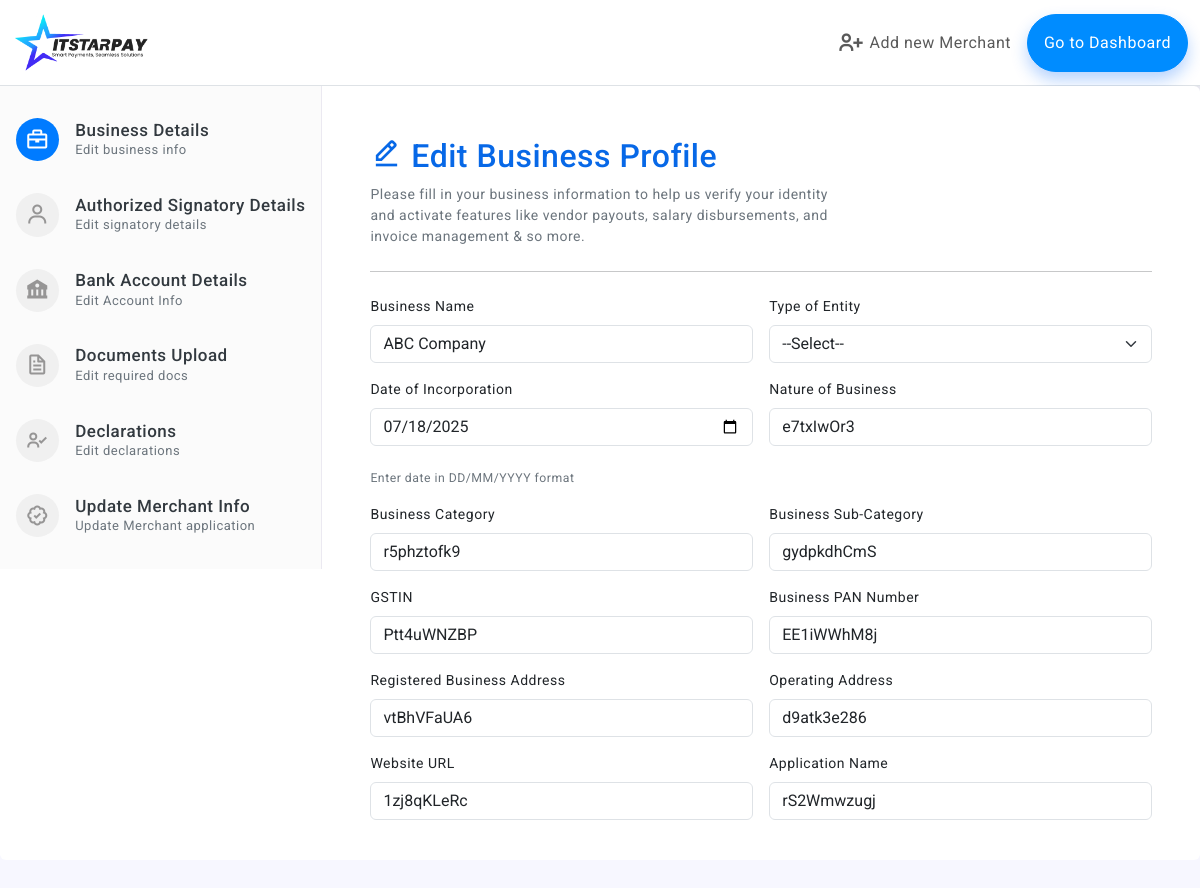
The page /edit_applications.php?id=482731 on the database its author committed.
### tables this page shows
CREATE TABLE `business_applications` (
  `id` int(11) NOT NULL,
  `entity` varchar(100) DEFAULT NULL,
  `doi` date DEFAULT NULL,
  `nob` varchar(100) DEFAULT NULL,
  `businesscategory` varchar(100) DEFAULT NULL,
  `businesssubcategory` varchar(100) DEFAULT NULL,
  `gstin` varchar(15) DEFAULT NULL,
  `pan` varchar(10) DEFAULT NULL,
  `registeredbsuiness` text DEFAULT NULL,
  `operatingaddress` text DEFAULT NULL,
  `url` varchar(255) DEFAULT NULL,
  `businessnumber` varchar(15) DEFAULT NULL,
  `alternnumber` varchar(15) DEFAULT NULL,
  `supportemail` varchar(100) DEFAULT NULL,
  `fullname` varchar(100) DEFAULT NULL,
  `designation` varchar(100) DEFAULT NULL,
  `number` varchar(15) DEFAULT NULL,
  `personalemail` varchar(100) DEFAULT NULL,
  `aadhaarnumber` varchar(12) DEFAULT NULL,
  `pannumber` varchar(10) DEFAULT NULL,
  `fullnameadn` varchar(100) DEFAULT NULL,
  `designationadn` varchar(100) DEFAULT NULL,
  `numberadn` varchar(15) DEFAULT NULL,
  `personalemailadn` varchar(100) DEFAULT NULL,
  `aadhaarnumberadn` varchar(12) DEFAULT NULL,
  `pannumberadn` varchar(10) DEFAULT NULL,
  `totalvolume` varchar(50) DEFAULT NULL,
  `numberofusers` varchar(50) DEFAULT NULL,
  `sixmonthprojectionamount` varchar(50) DEFAULT NULL,
  `sixmonthprojectionuser` varchar(50) DEFAULT NULL,
  `numoftransactions` varchar(50) DEFAULT NULL,
  `disbursedamount` varchar(50) DEFAULT NULL,
  `mintransaction` varchar(50) DEFAULT NULL,
  `maxtransaction` varchar(50) DEFAULT NULL,
  `thresholdlimit` varchar(50) DEFAULT NULL,
  `created_at` timestamp NOT NULL DEFAULT current_timestamp(),
  `businessname` varchar(255) DEFAULT NULL,
  `applicantname` varchar(255) DEFAULT NULL,
  `accountname` varchar(100) DEFAULT NULL,
  `bankname` varchar(100) DEFAULT NULL,
  `branchname` varchar(100) DEFAULT NULL,
  `accountnumber` varchar(20) DEFAULT NULL,
  `ifsccode` varchar(25) DEFAULT NULL,
  `accounttype` varchar(20) DEFAULT NULL,
  `status` varchar(100) DEFAULT NULL,
  `coment` varchar(100) DEFAULT NULL
);

### edit_applications.php (the view, shortened to what this page needs)
<?php include 'db.php';
$application_id = intval($_GET['id']);
$appQuery = "SELECT * FROM business_applications WHERE id = $application_id";
$appResult = mysqli_query($mysqli, $appQuery);
$appData = mysqli_fetch_assoc($appResult);
?>
<!doctype html>
<html lang="en">
<head>
    <link href="assets/plugins/simplebar/css/simplebar.css" rel="stylesheet" />
    <link href="assets/plugins/perfect-scrollbar/css/perfect-scrollbar.css" rel="stylesheet" />
    <link href="assets/plugins/metismenu/css/metisMenu.min.css" rel="stylesheet" />
    <link href="assets/plugins/bs-stepper/css/bs-stepper.css" rel="stylesheet" />
    <link href="assets/css/pace.min.css" rel="stylesheet" />
    <link href="assets/css/bootstrap.min.css" rel="stylesheet">
    <link href="assets/css/bootstrap-extended.css" rel="stylesheet">
    <link href="assets/css/app.css" rel="stylesheet">
    <link href="assets/css/icons.css" rel="stylesheet">
    <link rel="stylesheet" href="assets/css/dark-theme.css" />
    <link rel="stylesheet" href="assets/css/semi-dark.css" />
    <link rel="stylesheet" href="assets/css/header-colors.css" />
</head>
<body>
    <div class="wrapper" style="display: flex; flex-direction:column; height:100vh; ">
        <header class="login-header shadow ">
            <nav class="navbar navbar-expand-lg navbar-light rounded-0 bg-white  rounded-0 shadow-none border-bottom">
                <div class="container-fluid">
                    <a class="navbar-brand" href="#">
                        <img src="assets/images/logo-img.png" width="140" alt="" />
                    </a>
                    <div class="collapse navbar-collapse" id="navbarSupportedContent1">
                        <ul class="navbar-nav ms-auto mb- mb-lg-0" style="font-size: 16px;">
                            <li class="nav-item me-2 d-flex f-column justify-content-center align-items-center"> <a class="nav-link d-flex column justify-content-center align-items-center" href="https://itstarpay.com/contact-us"><i class='stepper-circle bx bx-user-plus me-1 fs-3'></i>Add new Merchant</a>
                            </li>
                            <button type="button" class="btn btn-primary  d-flex column justify-content-center align-items-center fs-7 b" style="box-shadow: 0 0.5rem 1rem rgba(13, 110, 253, 0.3); border-radius:30px;"><i class='bx me-1'></i><span>Go to Dashboard </span>
                            </button>
                        </ul>
                    </div>
                </div>
            </nav>
        </header>
        <form action="action.php" method="POST" enctype="multipart/form-data">
            <div style=" margin-bottom:0px !important; flex:1; height:100%;">
                <div class="card" style="height: 100%; box-shadow:none !important;">
                    <div class="card-body" style="padding: 0px;">
                        <div id="stepper3" class="bs-stepper gap-0 vertical" style="height: 100%; ">
                            <div style="height: 100%; display:flex; flex-direction:column; justify-content:space-between;">
                                <div class="bs-stepper-header" role="tablist">
                                    <div class="step" data-target="#test-vl-1">
                                        <div class="step-trigger" role="tab" id="stepper3trigger1" aria-controls="test-vl-1">
                                            <div class="bs-stepper-circle"><i class='bx bx-briefcase fs-4'></i></div>
                                            <div>
                                                <h5 class="mb-0 steper-title">Business Details</h5>
                                                <p class="mb-0 steper-sub-title">Edit business info</p>
                                            </div>
                                        </div>
                                    </div>
                                    <div class="step" data-target="#test-vl-2">
                                        <div class="step-trigger" role="tab" id="stepper3trigger2" aria-controls="test-vl-2">
                                            <div class="bs-stepper-circle"><i class='bx bx-user fs-4'></i></div>
                                            <div>
                                                <h5 class="mb-0 steper-title">Authorized Signatory Details</h5>
                                                <p class="mb-0 steper-sub-title">Edit signatory details</p>
                                            </div>
                                        </div>
                                    </div>
                                    <div class="step" data-target="#test-vl-3">
                                        <div class="step-trigger" role="tab" id="stepper3trigger3" aria-controls="test-vl-3">
                                            <div class="bs-stepper-circle"><i class='bx bxs-bank fs-4'></i></div>
                                            <div>
                                                <h5 class="mb-0 steper-title">Bank Account Details</h5>
                                                <p class="mb-0 steper-sub-title">Edit Account Info</p>
                                            </div>
                                        </div>
                                    </div>
                                    <div class="step" data-target="#test-vl-4">
                                        <div class="step-trigger" role="tab" id="stepper3trigger4" aria-controls="test-vl-4">
                                            <div class="bs-stepper-circle"><i class='bx bx-file fs-4'></i></div>
                                            <div>
                                                <h5 class="mb-0 steper-title">Documents Upload</h5>
                                                <p class="mb-0 steper-sub-title">Edit required docs</p>
                                            </div>
                                        </div>
                                    </div>
                                    <div class="step" data-target="#test-vl-5">
                                        <div class="step-trigger" role="tab" id="stepper3trigger5" aria-controls="test-vl-5">
                                            <div class="bs-stepper-circle"><i class='bx  bx-user-check fs-4'></i> </div>
                                            <div>
                                                <h5 class="mb-0 steper-title">Declarations</h5>
                                                <p class="mb-0 steper-sub-title">Edit declarations</p>
                                            </div>
                                        </div>
                                    </div>
                                    <div class="step" data-target="#test-vl-6">
                                        <div class="step-trigger" role="tab" id="stepper3trigger6" aria-controls="test-vl-6">
                                            <div class="bs-stepper-circle"><i class='bx  bx-badge-check fs-4'></i> </div>
                                            <div>
                                                <h5 class="mb-0 steper-title">Update Merchant Info</h5>
                                                <p class="mb-0 steper-sub-title">Update Merchant application</p>
                                            </div>
                                        </div>
                                    </div>
                                </div>
                            </div>
                            <div class="position-relative" style="width: 100% ; height:100%;">
                                <div class="bs-stepper-content px-5 py-5 " style="height: 750px; overflow-y: scroll !important;">
                                    <div id="test-vl-1" class="bs-stepper-pane fade" role="tabpanel" aria-labelledby="stepper3trigger1">
                                        <h2 class="fs-2 " style="color:rgb(7, 104, 231)"><i class='bx  bx-edit-alt'></i> Edit Business Profile</h2>
                                        <div class="" style="margin-right: 300px;">
                                            <p class="mb-4 text-muted ">Please fill in your business information to help us verify your identity and activate features like vendor payouts, salary disbursements, and invoice management & so more.</p>
                                        </div>
                                        <hr class="my-4">
                                        <div class="row g-3">
                                            <div class="col-md-6">
                                                <label class="form-label">Business Name</label>
                                                <input type="text" class="form-control" name="businessname" id="nob" onblur="setPreviewValue(this, 'businessnamevalue')" value="<?= htmlspecialchars($appData['businessname']) ?>">
                                            </div>
                                            <div class="col-md-6">
                                                <label class="form-label">Type of Entity</label>
                                                <select class="form-select" name="entity" onblur="setPreviewValue(this, 'entityvalue')" value="<?= htmlspecialchars($appData['entity']) ?>">
                                                    <option selected disabled>--Select--</option>
                                                </select>
                                            </div>
                                            <div class="col-md-6">
                                                <label class="form-label">Date of Incorporation</label>
                                                <input type="date" class="form-control" name="doi" placeholder="Enter Date in DD/MM/YYYY format" onblur="setPreviewValue(this, 'doivalue')" value="<?= htmlspecialchars($appData['doi']) ?>"><br>
                                                <small class="text-muted">Enter date in DD/MM/YYYY format</small>
                                            </div>
                                            <div class="col-md-6">
                                                <label class="form-label">Nature of Business</label>
                                                <input type="text" class="form-control" name="nob" onblur="setPreviewValue(this, 'nobvalue')" value="<?= htmlspecialchars($appData['nob']) ?>">
                                            </div>
                                            <div class="col-md-6">
                                                <label class="form-label">Business Category</label>
                                                <input type="text" class="form-control" name="businesscategory" onblur="setPreviewValue(this, 'businesscategoryvalue')" value="<?= htmlspecialchars($appData['businesscategory']) ?>">
                                            </div>
                                            <div class="col-md-6">
                                                <label class="form-label">Business Sub-Category</label>
                                                <input type="text" class="form-control" name="businesssubcategory" onblur="setPreviewValue(this, 'businesssubcategoryvalue')" value="<?= htmlspecialchars($appData['businesssubcategory']) ?>">
                                            </div>
                                            <div class="col-md-6">
                                                <label for="gstin" class="form-label">GSTIN</label>
                                                <input type="text" class="form-control" id="gstin" name="gstin" onblur="setPreviewValue(this, 'gstinvalue')" value="<?= htmlspecialchars($appData['gstin']) ?>">
                                            </div>
                                            <div class="col-md-6">
                                                <label class="form-label">Business PAN Number</label>
                                                <input type="text" class="form-control " name="pan" id="businesspan" onblur="validatePAN(this, 'error-businesspan','businesspanvalue')" placeholder="ABCDE1234F" value="<?= htmlspecialchars($appData['pan']) ?>">
                                            </div>
                                            <div class="col-md-6">
                                                <label class="form-label">Registered Business Address</label>
                                                <input type="text" class="form-control" name="registeredbsuiness" onblur="setPreviewValue(this, 'registeredbsuinessvalue')" value="<?= htmlspecialchars($appData['registeredbsuiness']) ?>">
                                            </div>
                                            <div class="col-md-6">
                                                <label class="form-label">Operating Address</label>
                                                <input type="text" class="form-control" name="operatingaddress" onblur="setPreviewValue(this, 'operatingaddressvalue')" value="<?= htmlspecialchars($appData['operatingaddress']) ?>">
                                            </div>
                                            <div class="col-md-6">
                                                <label class="form-label">Website URL</label>
                                                <input type="text" class="form-control" name="url" onblur="setPreviewValue(this, 'urlvalue')" value="<?= htmlspecialchars($appData['url']) ?>">
                                            </div>
                                            <div class="col-md-6">
                                                <label class="form-label">Application Name</label>
                                                <input type="text" class="form-control" name="applicantname" onblur="setPreviewValue(this, 'applicantnamevalue')" value="<?= htmlspecialchars($appData['applicantname']) ?>">
                                            </div>
                                        </div>
                                    </div>
                                </div>
                            </div>
                        </div>
                    </div>
                </div>
            </div>
    </div>
</body>
</html>

### assets/css/app.css (style rules this page uses)
body { font-size: 14px; color: #4c5258; letter-spacing: .5px; background: #f7f7ff; overflow-x: hidden; font-family: Roboto, sans-serif }
a { text-decoration: none }
.wrapper { width: 100%; position: relative }
input::placeholder { color: #000!important; opacity: .3!important }

### rows shown on the page
business_applications: businessname "ABC Company", doi "07/18/2025", nob "e7txIwOr3", businesscategory "r5phztofk9", businesssubcategory "gydpkdhCmS", gstin "Ptt4uWNZBP", pan "EE1iWWhM8j", registeredbsuiness "vtBhVFaUA6", operatingaddress "d9atk3e286", url "1zj8qKLeRc", applicantname "rS2Wmwzugj"
